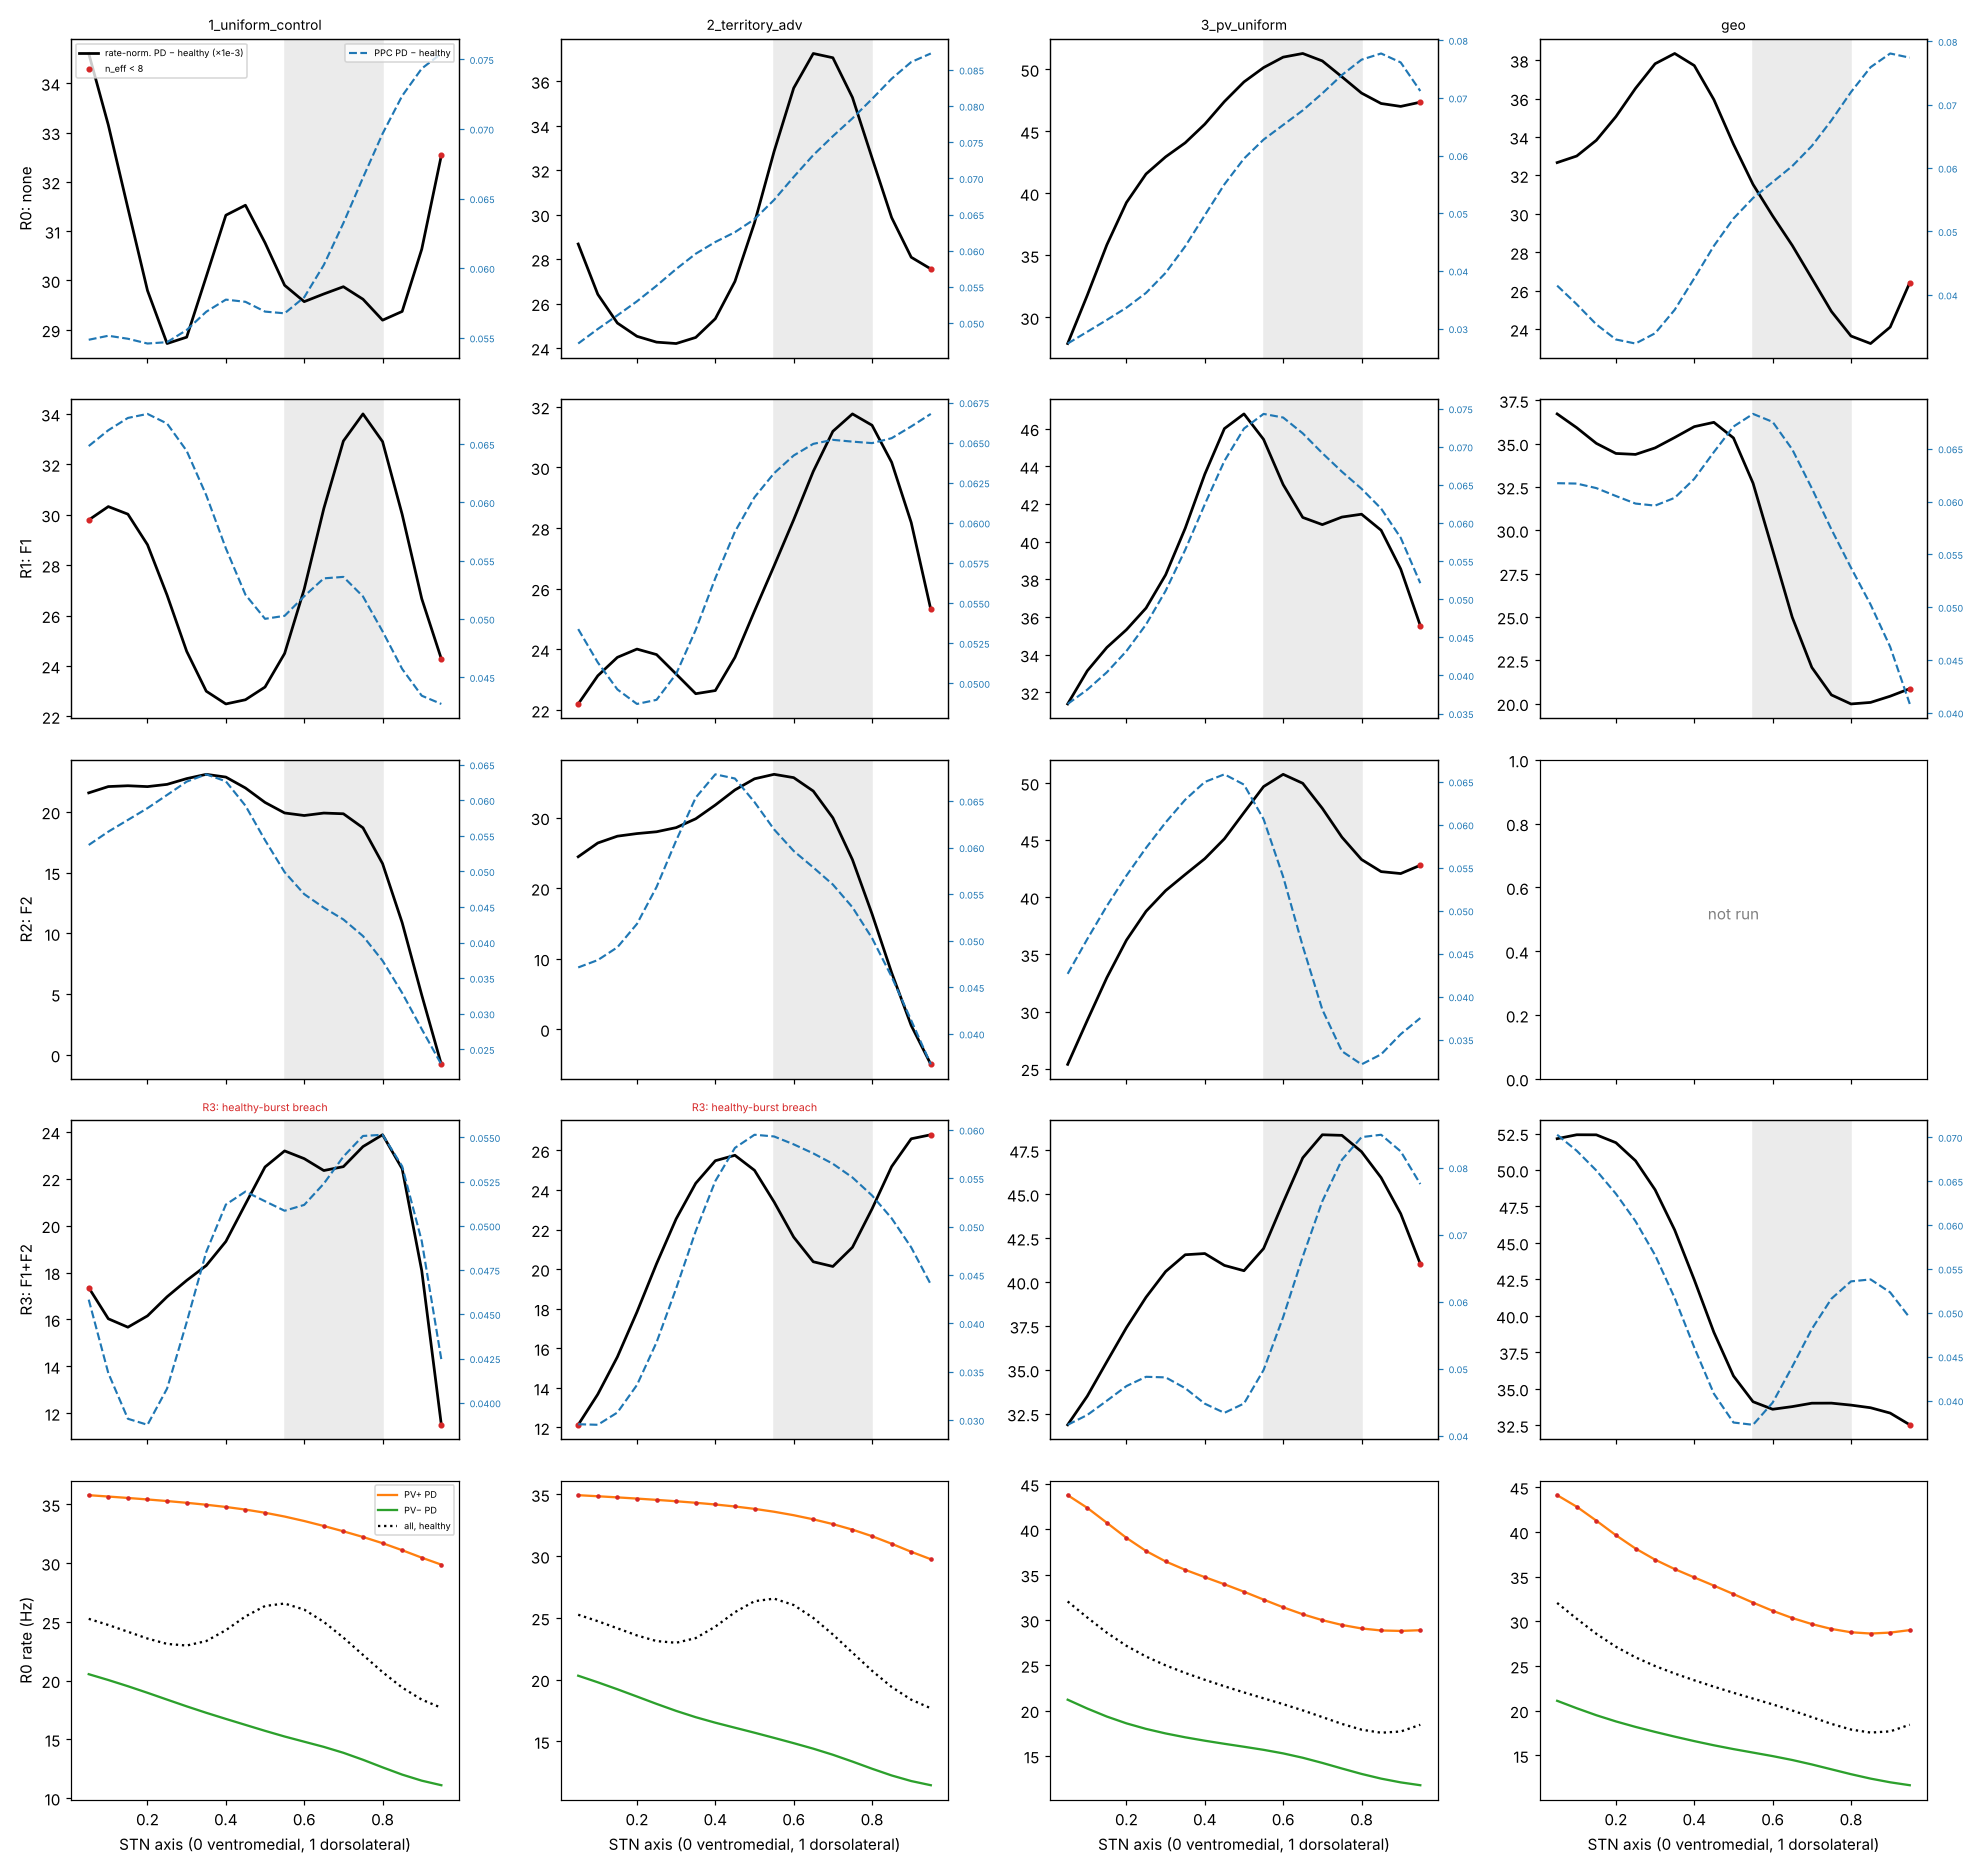

Recreate this plot in Python.
"""Rate-normalised reanalysis of the stored spike data (no new simulations), 2026-11-28.

For every run x condition of the edge-artefact set (R0-R3), Table 5 (configuration D: Dref healthy / graded / uniform
drive) and the 2x2s that can be rebuilt from stored runs:
  1. firing-rate profile along the axis, per cell type (kernel 0.12; n_eff per type);
  2. rate-normalised pairwise beta: each cell's 1 ms spike-count train is divided by its own mean count, so the mean
     pairwise beta cross-power becomes C_ij / (nu_i nu_j) (dimensionless; shared beta modulation per spike, squared).
     Profiled with the same kernel and the same 'weighted mean minus auto terms' estimator as network_metrics; per-type
     pair means (PV+ pairs, PV- pairs, PV+-PV- pairs) as in Table 5. Raw cross-power is recomputed alongside as a check;
  3. PPC magnitude profile (across-episode PPC_1, pooled over seeds; magnitude, not fraction locked);
  4. edge diagnostics for the uniform-PV+ 0.05 maximum (rates, PV+ fraction and cortical drive at the ventral edge).
Outputs: rate_normalised.csv, rate_normalised_pertype.csv, rate_normalised_profiles.json, rate_normalised.png
"""
import json
import os
import sys

import numpy as np
import pandas as pd
from scipy.signal import welch

HERE = os.path.dirname(os.path.abspath(__file__))
sys.path.insert(0, HERE)
import analyze as A  # noqa: E402

NM = A.NM
POS = np.array(A.POS)
K = NM.PROFILE_KERNEL
FLAG = 8.0
BETA = (13, 30)
OUT = os.path.join(A.ROOT, 'sweeps', 'out')
CTX = (0.65, -0.5)  # cfg.ctx_topography (unchanged in every run used here)


def per_seed(d):
    t0, t1 = float(d['t0']), float(d['t1'])
    T = (t1 - t0) / 1000
    gids = [g for pop in NM.STN_POPS for g in d[f'gids_{pop}']]
    nP = len(d['gids_PVP_pop'])
    spk, spkt = d['spkid'], d['spkt']
    bins = np.arange(t0, t1 + 1, 1.0)
    X = np.array([np.histogram(spkt[spk == g], bins=bins)[0] for g in gids], float)
    mu = X.mean(1)
    act = mu > 0
    Y = np.where(act[:, None], X / np.where(act, mu, 1)[:, None], 0.0)
    nper = min(512, X.shape[1])

    def bandp(x):
        f, P = welch(x - x.mean(-1, keepdims=True), fs=1000, nperseg=nper, axis=-1)
        return P[..., (f >= BETA[0]) & (f <= BETA[1])].sum(-1)
    autoY, autoX = bandp(Y), bandp(X)
    axis = np.asarray(d['axis'])
    isP = np.arange(len(gids)) < nP

    def pair_mean(Z, auto, w):  # weighted mean pairwise band cross-power, w over cells (zeros allowed)
        if (w > 0).sum() < 2:
            return np.nan
        wn = w / w.sum()
        return float((bandp(wn @ Z) - (wn ** 2) @ auto) / (1 - (wn ** 2).sum()))
    out = dict(rate=mu * 1000, axis=axis, isP=isP)
    # per type (equal weights = mean over pairs); cross from the all-cell sum
    for nm, Z, au in (('norm', Y, autoY), ('raw', X, autoX)):
        for typ, m in (('PVP', isP & act), ('PVN', ~isP & act)):
            out[f'{nm}_pair_{typ}'] = pair_mean(Z, au, m.astype(float))
        nPa, nNa = (isP & act).sum(), (~isP & act).sum()
        sP, sN = bandp(Z[isP & act].sum(0)), bandp(Z[~isP & act].sum(0))
        sA = bandp(Z[act].sum(0))
        out[f'{nm}_pair_cross'] = float((sA - sP - sN) / (2 * nPa * nNa))
        out[f'{nm}_pair_all'] = pair_mean(Z, au, act.astype(float))
        out[f'{nm}_prof'] = np.array([pair_mean(Z, au, np.exp(-(axis - x) ** 2 / (2 * K ** 2)) * act) for x in POS])
    W = np.exp(-(axis[None, :] - POS[:, None]) ** 2 / (2 * K ** 2))
    out['neff'] = (W * act).sum(1)
    for typ, m in (('all', np.ones_like(isP)), ('PVP', isP), ('PVN', ~isP)):
        Wm = W * m
        out[f'rate_prof_{typ}'] = (Wm @ out['rate']) / Wm.sum(1)
        out[f'rate_neff_{typ}'] = Wm.sum(1)
    out['rate2_prof'] = (W @ out['rate'] ** 2) / W.sum(1)  # kernel mean of nu^2 (what raw cross-power scales with)
    out['pvp_frac_prof'] = (W @ isP) / W.sum(1)
    return out


def load_set(d, lab):
    S = A.load(d, lab)
    return None if S is None else [x for _, x in S]


def summarise(runs):
    seeds = [per_seed(d) for d in runs]
    mean = lambda k: np.mean([s[k] for s in seeds], 0)
    sd = lambda k: np.std([s[k] for s in seeds], 0, ddof=1)
    res = {k: mean(k) for k in seeds[0] if k not in ('axis', 'isP', 'rate')}
    res.update({k + '_sd': sd(k) for k in ('norm_pair_PVP', 'norm_pair_PVN', 'norm_pair_cross', 'raw_pair_PVP', 'raw_pair_PVN', 'raw_pair_cross')})
    res['rate_PVP'] = float(np.mean([s['rate'][s['isP']].mean() for s in seeds]))
    res['rate_PVN'] = float(np.mean([s['rate'][~s['isP']].mean() for s in seeds]))
    if 'gpe_beta_phase' in runs[0]:
        q = NM.beta_ppc(runs, n_shuffle=0)
        res['ppc_prof'], res['ppc_neff'] = np.array(q['profile_ppc']), np.array(q['profile_ppc_n_eff'])
        res['ppc_PVP'], res['ppc_PVN'] = q['ppc_PVP'], q['ppc_PVN']
    a0 = runs[0]['axis']
    res['edge_cells'] = int((a0 < 0.15).sum())
    res['edge_pvp'] = int((a0[: len(runs[0]['gids_PVP_pop'])] < 0.15).sum())
    sc = CTX[0] + CTX[1] * a0
    res['ctx_scale_edge'] = float((sc / sc.mean())[a0 < 0.15].mean())
    return res


def argmax(prof, neff, lo=0.0):
    p = np.where((neff >= NM.PROFILE_MIN_CELLS) & (POS >= lo), prof, -np.inf)
    i = int(np.argmax(p))
    return float(POS[i]), float(neff[i])


def ratio(p):
    a, b = p[list(POS).index(0.65)], p[list(POS).index(0.25)]
    return float(a / b) if b > 0 else np.nan


SETS = []  # (group, run, condition, pd (dir, label), healthy (dir, label))
for run in ['R0', 'R1', 'R2', 'R3']:
    for cond in A.CONDS:
        SETS.append(('edge', run, cond, A.pd_dir(run, cond), A.h_dir(run, cond)))
FU, DT = A.FU, A.DT
SETS += [('table5', 'cfgD', 'graded_drive_PVgradient', (FU, 'Dref_pd'), (FU, 'Dref_healthy')),
         ('table5', 'cfgD', 'uniform_drive_PVgradient', (FU, 'Dref_uni_pd'), (FU, 'Dref_healthy'))]
R3_BREACH = {'1_uniform_control', '2_territory_adv', '6_pv_monotonic', '2b_territory_adv_pvalb'}


def main():
    cache, rows, prow, profs = {}, [], [], {}

    def get(src):
        if src not in cache:
            r = load_set(*src)
            cache[src] = None if r is None else summarise(r)
        return cache[src]
    # Table 5 healthy row
    h5 = get((FU, 'Dref_healthy'))
    prow.append(dict(group='table5', run='cfgD', condition='healthy', state='healthy',
                     **{k: h5[k] for k in ('norm_pair_PVP', 'norm_pair_PVN', 'norm_pair_cross', 'norm_pair_PVP_sd', 'norm_pair_PVN_sd',
                                           'raw_pair_PVP', 'raw_pair_PVN', 'raw_pair_cross', 'rate_PVP', 'rate_PVN')}))
    for grp, run, cond, pdsrc, hsrc in SETS:
        P, H = get(pdsrc), get(hsrc)
        if P is None or H is None:
            continue
        neff = P['neff']
        dn, dr = P['norm_prof'] - H['norm_prof'], P['raw_prof'] - H['raw_prof']
        row = dict(group=grp, run=run, condition=cond, r3_healthy_breach=(run == 'R3' and cond in R3_BREACH))
        row['raw_diff_max'], row['raw_neff_at_max'] = argmax(dr, neff)
        row['norm_diff_max'], row['norm_neff_at_max'] = argmax(dn, neff)
        row['norm_diff_interior_max'], row['norm_neff_at_interior'] = argmax(dn, neff, 0.15)
        row['norm_flag_lt8'] = row['norm_neff_at_max'] < FLAG
        row['norm_diff_ratio_065_025'] = ratio(dn)
        row['norm_pd_ratio_065_025'] = ratio(P['norm_prof'])
        row['raw_diff_ratio_065_025'] = ratio(dr)
        row['norm_diff_edge_005'] = float(dn[0])
        row['norm_diff_peak_value'] = float(dn.max())
        row['norm_diff_contrast'] = float((dn.max() - dn.min()) / abs(dn.mean())) if dn.mean() != 0 else np.nan
        row['norm_diff_mean'] = float(dn.mean())
        if 'ppc_prof' in P and 'ppc_prof' in H:
            dp = P['ppc_prof'] - np.nan_to_num(H['ppc_prof'])
            row['ppc_diff_max'], row['ppc_neff_at_max'] = argmax(dp, P['ppc_neff'])
            row['ppc_pd_max'], _ = argmax(P['ppc_prof'], P['ppc_neff'])
            row['ppc_diff_ratio_065_025'] = ratio(dp)
            row['ppc_PVP'], row['ppc_PVN'] = P['ppc_PVP'], P['ppc_PVN']
        else:
            dp = None
        # rate story
        row['rate_max_PD'], _ = argmax(P['rate_prof_all'], neff)
        row['rate2_diff_max'], _ = argmax(P['rate2_prof'] - H['rate2_prof'], neff)
        row['corr_rawdiff_vs_rate2diff'] = float(np.corrcoef(dr, P['rate2_prof'] - H['rate2_prof'])[0, 1])
        row['corr_rawpd_vs_rate2pd'] = float(np.corrcoef(P['raw_prof'], P['rate2_prof'])[0, 1])
        row['corr_normdiff_vs_rawdiff'] = float(np.corrcoef(dn, dr)[0, 1])
        row['rate_edge_PD'], row['rate_edge_H'] = float(P['rate_prof_all'][0]), float(H['rate_prof_all'][0])
        row['rate_mid_PD'] = float(P['rate_prof_all'][list(POS).index(0.5)])
        row['pvp_frac_edge'] = float(P['pvp_frac_prof'][0])
        row['edge_cells'], row['edge_pvp'] = P['edge_cells'], P['edge_pvp']
        row['ctx_scale_edge'] = P['ctx_scale_edge']
        row['rate_PVP'], row['rate_PVN'] = P['rate_PVP'], P['rate_PVN']
        rows.append(row)
        prow.append(dict(group=grp, run=run, condition=cond, state='PD',
                         **{k: P[k] for k in ('norm_pair_PVP', 'norm_pair_PVN', 'norm_pair_cross', 'norm_pair_PVP_sd', 'norm_pair_PVN_sd',
                                              'raw_pair_PVP', 'raw_pair_PVN', 'raw_pair_cross', 'rate_PVP', 'rate_PVN')},
                         norm_PVP_over_PVN=P['norm_pair_PVP'] / P['norm_pair_PVN'], raw_PVP_over_PVN=P['raw_pair_PVP'] / P['raw_pair_PVN'],
                         h_norm_pair_PVP=H['norm_pair_PVP'], h_norm_pair_PVN=H['norm_pair_PVN'],
                         norm_PVP_PD_over_H=P['norm_pair_PVP'] / H['norm_pair_PVP'], norm_PVN_PD_over_H=P['norm_pair_PVN'] / H['norm_pair_PVN']))
        profs[f'{run}|{cond}'] = dict(neff=neff, norm_pd=P['norm_prof'], norm_h=H['norm_prof'], norm_diff=dn, raw_diff=dr,
                                      rate_PVP=P['rate_prof_PVP'], rate_PVN=P['rate_prof_PVN'], rate_all=P['rate_prof_all'],
                                      rate_h=H['rate_prof_all'], rate_neff_PVP=P['rate_neff_PVP'], rate_neff_PVN=P['rate_neff_PVN'],
                                      ppc_pd=P.get('ppc_prof'), ppc_h=H.get('ppc_prof'), ppc_diff=dp, ppc_neff=P.get('ppc_neff'))
    df, pt = pd.DataFrame(rows), pd.DataFrame(prow)
    df.to_csv(os.path.join(HERE, 'rate_normalised.csv'), index=False, float_format='%.4g')
    pt.to_csv(os.path.join(HERE, 'rate_normalised_pertype.csv'), index=False, float_format='%.4g')
    ser = lambda v: None if v is None else [float(x) for x in np.asarray(v)]
    json.dump({'positions': POS.tolist(), **{k: {kk: ser(vv) for kk, vv in v.items()} for k, v in profs.items()}},
              open(os.path.join(HERE, 'rate_normalised_profiles.json'), 'w'))
    figure(profs)
    pd.set_option('display.width', 250)
    print(df.to_string())
    print(pt.to_string())


def figure(profs):
    import matplotlib
    matplotlib.use('Agg')
    import matplotlib.pyplot as plt
    cols = ['1_uniform_control', '2_territory_adv', '3_pv_uniform', 'geo']
    runs = ['R0', 'R1', 'R2', 'R3']
    fig, ax = plt.subplots(len(runs) + 1, len(cols), figsize=(18, 17), sharex=True)
    for i, run in enumerate(runs):
        for j, c in enumerate(cols):
            a = ax[i, j]
            p = profs.get(f'{run}|{c}')
            if p is None:
                a.text(0.5, 0.5, 'not run', ha='center', transform=a.transAxes, color='0.5')
                continue
            lo = p['neff'] < FLAG
            a.plot(POS, p['norm_diff'] * 1e3, 'k-', lw=1.8, label='rate-norm. PD − healthy (×1e-3)')
            a.plot(POS[lo], p['norm_diff'][lo] * 1e3, 'o', color='tab:red', ms=3, label='n_eff < 8')
            b = a.twinx()
            if p['ppc_diff'] is not None:
                b.plot(POS, p['ppc_diff'], '--', color='tab:blue', lw=1.4, label='PPC PD − healthy')
            b.tick_params(labelsize=6, colors='tab:blue')
            a.axvspan(0.55, 0.8, color='0.92', zorder=-1)
            if run == 'R3' and c in R3_BREACH:
                a.set_title('R3: healthy-burst breach', fontsize=7, color='tab:red')
            if i == 0:
                a.set_title(c if not (run == 'R3' and c in R3_BREACH) else a.get_title(), fontsize=9)
            if j == 0:
                a.set_ylabel(f'{run}: {A.FIXES[run]}')
            if i == 0 and j == 0:
                a.legend(fontsize=6, loc='upper left'); b.legend(fontsize=6, loc='upper right')
    for j, c in enumerate(cols):  # bottom row: R0 rate profiles by type
        a = ax[-1, j]
        p = profs[f'R0|{c}']
        a.plot(POS, p['rate_PVP'], '-', color='tab:orange', label='PV+ PD')
        a.plot(POS, p['rate_PVN'], '-', color='tab:green', label='PV− PD')
        a.plot(POS, p['rate_h'], ':', color='k', label='all, healthy')
        a.plot(POS[p['rate_neff_PVP'] < FLAG], p['rate_PVP'][p['rate_neff_PVP'] < FLAG], 'o', color='tab:red', ms=2)
        a.set_xlabel('STN axis (0 ventromedial, 1 dorsolateral)')
        if j == 0:
            a.set_ylabel('R0 rate (Hz)'); a.legend(fontsize=6)
    fig.tight_layout()
    fig.savefig(os.path.join(HERE, 'rate_normalised.png'), dpi=110)


if __name__ == '__main__':
    main()
